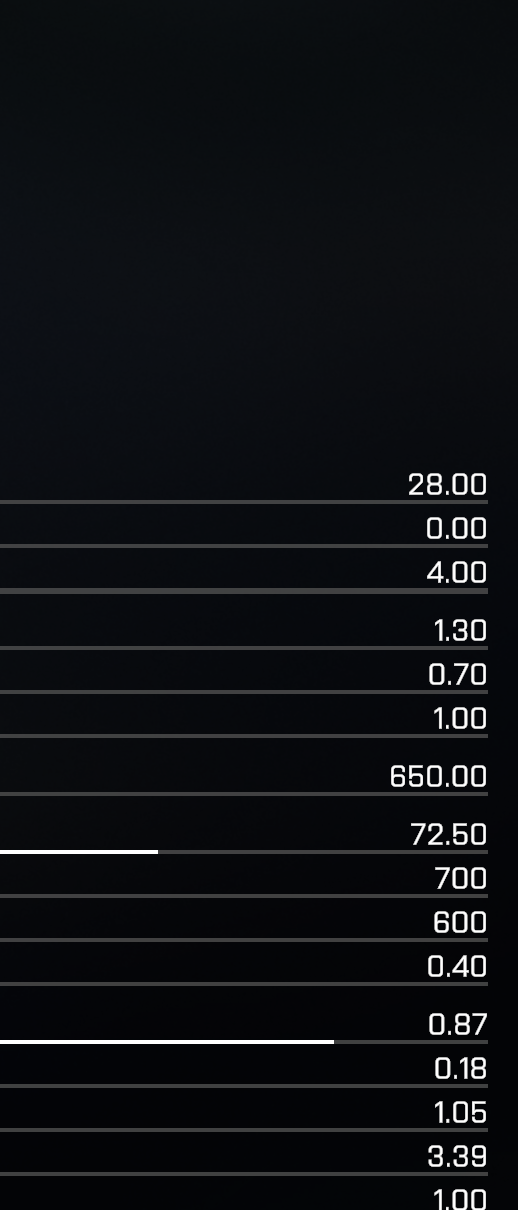
#> input picture tmp/weapon-ocr/ACR-num.png, 518 x 1210 px, given in place of P90-num.png, which was not available
$ python ocr_batch_p90pp.py
#> lines starting #> are read from the running program, lines starting #| are printed output that depends on the picture; pictures that were not available may be replaced by others from this repository, and a replacement may not be noted
# -*- coding: utf-8 -*-
"""OCR P90..SG550 number columns via P90-labeled template matching."""
from __future__ import annotations

import json
import os
from collections import defaultdict

import numpy as np
from PIL import Image

THRESH = 80
DIR = r"F:\voxel-frontline-battle\tmp\weapon-ocr"
OUT = r"F:\voxel-frontline-battle\tmp\ocr_p90pp_out"
os.makedirs(OUT, exist_ok=True)
TW, TH = 14, 20
MIN_X = 280

# P90 labels verified from glyph ASCII + fandom inspect-panel dump
P90_LABELS = {
    0: "28.00",
    1: "0.00",
    2: "8.00",
    3: "0.80",
    4: "1.40",
    5: "1.00",
    6: "390.00",
    7: "74.75",
    8: "800",
    9: "600",
    10: "0.84",
    11: "0.94",
    12: "0.20",
    13: "1.05",
    14: "3.83",
    15: "1.00",
}

NAMES = [
    "P90",
    "PP19",
    "PP2000",
    "REM700",
    "RPK16",
    "RSH12",
    "SCARH",
    "SCORPIONEVO",
    "SG550",
]


def load_gray(path):
    im = Image.open(path).convert("L")
    arr = np.array(im)
    return im, arr


def find_bands(arr, min_x=MIN_X, th=THRESH, min_h=12):
#> called with min_x = 280, th = 80, min_h = 12
    h, w = arr.shape
#> h = 1210; w = 518
    row_has = arr[:, min_x:].max(axis=1) > th
    bands = []
    on = False
    s = 0
    for i, v in enumerate(row_has):
        if v and not on:
            s = i
            on = True
        elif not v and on:
            if i - s >= min_h:
                bands.append((s, i))
            on = False
#> this loop made 1210 passes
#> on on passes 474, 496, 518, 540, 562, 584, 620, 642, 664, 686, 708, 730: True, False, True, False, True, False, True, False, True, False, True, False
#> after the loop, bands = [(473, 495), (517, 539), (561, 583), (619, 641), (663, 685), (707, 729), (765, 787), (823, 845), (867, 889), (911, 933), (955, 977), (1013, 1035), (1057, 1079), (1101, 1123), (1145, 1167)]; on = True; s = 1189
    if on and h - s >= min_h:
        bands.append((s, h))
    return bands


def _split_wide_run(sl, x0, x1, th=THRESH):
    """Split a wide blob on column-ink valleys (touching digits)."""
    width = x1 - x0
    if width < 22:
        return [(x0, x1)]
    ink = sl[:, x0:x1].sum(axis=0).astype(np.float32)
    # expected digit ~15px; how many digits?
    n = max(2, int(round(width / 16.0)))
    # search valleys near k*width/n
    cuts = [x0]
    for k in range(1, n):
        target = int(x0 + k * width / n)
        lo = max(x0 + 4, target - 5)
        hi = min(x1 - 4, target + 6)
        if hi <= lo:
            continue
        window = ink[lo - x0 : hi - x0]
        valley = lo + int(np.argmin(window))
        if valley > cuts[-1] + 6:
            cuts.append(valley)
    cuts.append(x1)
    out = []
    for a, b in zip(cuts, cuts[1:]):
        if b - a >= 2:
            out.append((a, b))
    return out if out else [(x0, x1)]


def find_glyphs(arr, y0, y1, min_x=MIN_X, th=THRESH):
    h, w = arr.shape
    sl = arr[y0:y1, :]
    col_has = sl.max(axis=0) > th
    runs = []
    on = False
    s = 0
    for x, v in enumerate(col_has):
        if x < min_x:
            continue
        if v and not on:
            s = x
            on = True
        elif not v and on:
            if x - s >= 1:
                runs.append((s, x))
            on = False
    if on:
        runs.append((s, w))
    split_runs = []
    for a, b in runs:
        split_runs.extend(_split_wide_run(sl, a, b, th))
    glyphs = []
    for x0, x1 in split_runs:
        g = sl[:, x0:x1]
        ys = np.where(g.max(axis=1) > th)[0]
        if len(ys) == 0:
            continue
        gy0, gy1 = int(ys[0]), int(ys[-1]) + 1
        glyphs.append((x0, x1, y0 + gy0, y0 + gy1, g[gy0:gy1]))
    return glyphs


def raster(g, tw=TW, th=TH):
    g = (g > THRESH).astype(np.float32)
    # resize nearest
    h, w = g.shape
    out = np.zeros((th, tw), np.float32)
    for j in range(th):
        y = min(h - 1, int((j + 0.5) * h / th))
        for i in range(tw):
            x = min(w - 1, int((i + 0.5) * w / tw))
            out[j, i] = g[y, x]
    return out


def ncc(a, b):
    a = a.ravel()
    b = b.ravel()
    a = a - a.mean()
    b = b - b.mean()
    da = np.linalg.norm(a)
    db = np.linalg.norm(b)
    if da < 1e-6 or db < 1e-6:
        return 0.0
    return float(np.dot(a, b) / (da * db))


def ascii_g(g, th=THRESH, sx=1, sy=1):
    lines = []
    for y in range(0, g.shape[0], sy):
        lines.append("".join("#" if g[y, x] > th else "." for x in range(0, g.shape[1], sx)))
    return "\n".join(lines)


def build_templates(arr, bands):
    templates = defaultdict(list)
    for ri, text in P90_LABELS.items():
        y0, y1 = bands[ri]
        gs = find_glyphs(arr, y0, y1)
        chars = list(text)
        # glyphs should match chars including '.'
        if len(gs) != len(chars):
            raise SystemExit("P90 glyph/label mismatch row %d %s n=%d" % (ri, text, len(gs)))
        for ginfo, ch in zip(gs, chars):
            if ch == ".":
                continue
            templates[ch].append(raster(ginfo[4]))
    return templates


def match_glyph(ginfo, templates):
    x0, x1, gy0, gy1, g = ginfo
    w = x1 - x0
    h = gy1 - gy0
    if w <= 5 or (h <= 8 and w <= 8):
        return ".", 1.0, {}
    r = raster(g)
    scores = {}
    best, bests = "?", -1.0
    for lab, tlist in templates.items():
        sc = max(ncc(r, t) for t in tlist)
        scores[lab] = sc
        if sc > bests:
            bests = sc
            best = lab
    # width prior for 1
    if w <= 9 and scores.get("1", 0) > 0.75:
        return "1", scores["1"], scores
    return best, bests, scores


def parse_row(arr, y0, y1, templates):
    gs = find_glyphs(arr, y0, y1)
    chars = []
    scores = []
    all_scores = []
    for g in gs:
        lab, sc, scs = match_glyph(g, templates)
        chars.append(lab)
        scores.append(sc)
        all_scores.append(scs)
    return "".join(chars), chars, gs, scores, all_scores


def to_number(text):
    if not text or "?" in text or text == ".":
        return None
    if text.count(".") > 1:
        return None
    if "." in text:
        return float(text)
    return int(text)


def pick_bands(arr, name):
    bands = find_bands(arr)
    # drop tiny junk on the far left already excluded by MIN_X
    # snipers: 17 rows, last is bolt-action — keep first 16
    if len(bands) == 17:
        return bands[:16], bands, "drop-last-of-17"
    if len(bands) == 16:
        return bands, bands, "ok-16"
    if len(bands) == 15:
        return bands, bands, "only-15"
    return bands, bands, "unexpected-%d" % len(bands)


def main():
    p90_path = os.path.join(DIR, "P90-num.png")
    _, p90 = load_gray(p90_path)
    p90_bands = find_bands(p90)
#> p90_bands = [(473, 495), (517, 539), (561, 583), (619, 641), (663, 685), (707, 729), (765, 787), (823, 845), (867, 889), (911, 933), (955, 977), (1013, 1035), (1057, 1079), (1101, 1123), (1145, 1167), (1189, 1210)]
    assert len(p90_bands) == 16, p90_bands
    templates = build_templates(p90, p90_bands)
#> the loop in build_templates, `for ri, text in P90_LABELS.items():` made 16 passes
#> pass 1, in find_glyphs, `sl = arr[y0:y1, :]`:
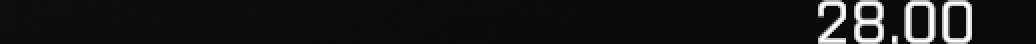
#> sl: shape (22, 518) (shown 2 times larger); min 9, max 255, mean 25.2
#> pass 2, in find_glyphs (call 2), `sl = arr[y0:y1, :]`:
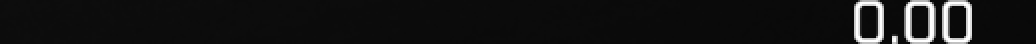
#> sl: shape (22, 518) (shown 2 times larger); min 8, max 255, mean 21.1
#> pass 3, in find_glyphs (call 3), `sl = arr[y0:y1, :]`:
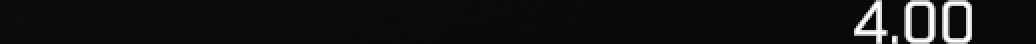
#> sl: shape (22, 518) (shown 2 times larger); min 8, max 255, mean 20
#> templates = 10 items

    report = []
    out = {}
    for name in NAMES:
        path = os.path.join(DIR, name + "-num.png")
        _, arr = load_gray(path)
        use, raw_bands, note = pick_bands(arr, name)
#> the loop in find_bands (call 2), `for i, v in enumerate(row_has):` made 1210 passes
#> in pick_bands, `bands = find_bands(arr)`: bands has the same summary as p90_bands in main
#> use has the same summary as p90_bands; raw_bands has the same summary as p90_bands; note = 'ok-16'
        report.append("=" * 72)
        report.append("%s bands=%d note=%s raw=%s" % (name, len(raw_bands), note, raw_bands))
        nums = []
        for i, (y0, y1) in enumerate(use):
            text, chars, gs, scores, all_scores = parse_row(arr, y0, y1, templates)
            minsc = min(scores) if scores else 0.0
            n = to_number(text)
            nums.append(n)
            # second best
            seconds = []
            for scs in all_scores:
                if not scs:
                    seconds.append(None)
                    continue
                items = sorted(scs.items(), key=lambda kv: -kv[1])
                seconds.append(items[:3])
            flag = " LOW" if minsc < 0.88 else ""
            line = "[%02d] y=%d-%d %s min=%.3f%s n=%s" % (i + 1, y0, y1, text, minsc, flag, n)
            report.append(line)
            if minsc < 0.92 or "?" in text:
                for gi, g in enumerate(gs):
                    report.append("  glyph%d %dx%d -> %s sc=%.3f top=%s" % (
                        gi, g[1] - g[0], g[3] - g[2], chars[gi], scores[gi], seconds[gi]
                    ))
                    report.append(ascii_g(g[4]))
#> this loop made 16 passes
#> (y0, y1) on pass 1: (473, 495)
        out[name] = nums
        report.append("ARRAY " + json.dumps(nums))
#> pass 2 of the loop in main, `for name in NAMES:`:
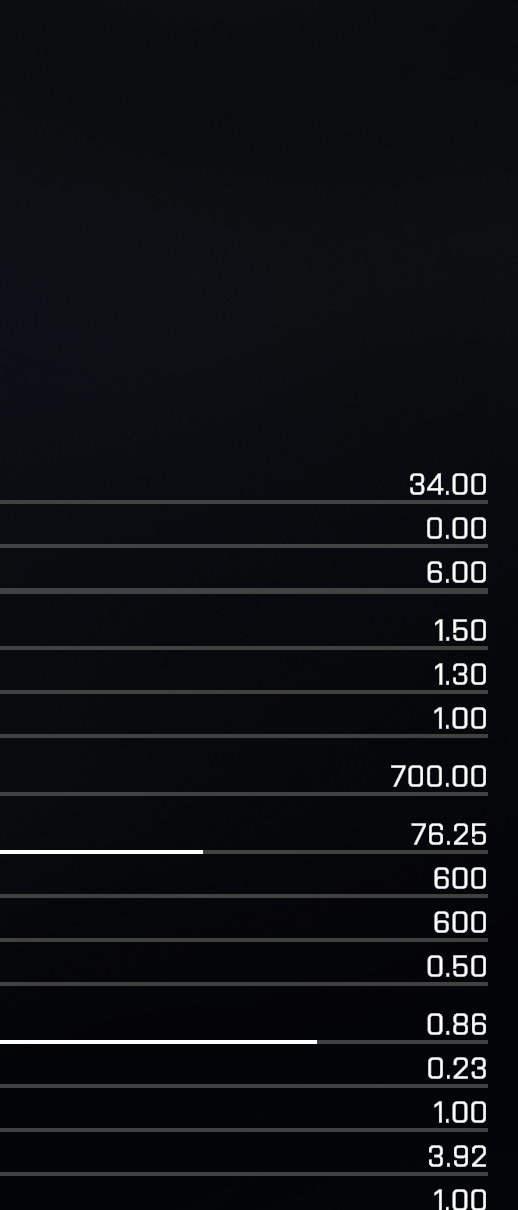
#> input picture tmp/weapon-ocr/AK5C-num.png, 518 x 1210 px, given in place of PP19-num.png, which was not available
#> the loop in main, `for i, (y0, y1) in enumerate(use):` made 16 passes
#> pass 1, in find_glyphs (call 33), `sl = arr[y0:y1, :]`:
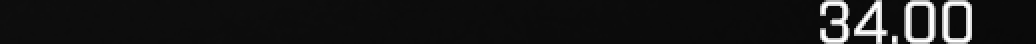
#> sl: shape (22, 518) (shown 2 times larger); min 9, max 255, mean 24.6
#> pass 2, in find_glyphs (call 34), `sl = arr[y0:y1, :]`:
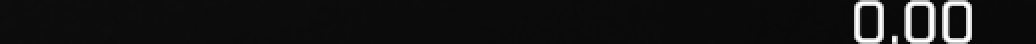
#> sl: shape (22, 518) (shown 2 times larger); min 8, max 255, mean 21.1

    json_path = os.path.join(OUT, "result.json")
    txt_path = os.path.join(OUT, "report.txt")
    with open(json_path, "w", encoding="utf-8") as f:
        json.dump(out, f, indent=2)
    with open(txt_path, "w", encoding="utf-8") as f:
        f.write("\n".join(report))
    print("wrote", json_path, txt_path)
    print(json.dumps(out, indent=2))


if __name__ == "__main__":
#> (the run stopped early here; a loop or call above may not have finished)
